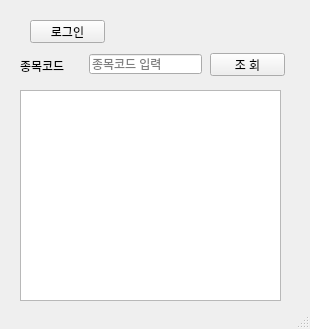
<?xml version="1.0" encoding="UTF-8"?>
<ui version="4.0">
 <class>MainWindow</class>
 <widget class="QMainWindow" name="MainWindow">
  <property name="geometry">
   <rect>
    <x>0</x>
    <y>0</y>
    <width>310</width>
    <height>329</height>
   </rect>
  </property>
  <property name="windowTitle">
   <string>MainWindow</string>
  </property>
  <widget class="QWidget" name="centralwidget">
   <widget class="QPushButton" name="btnLogin">
    <property name="geometry">
     <rect>
      <x>30</x>
      <y>20</y>
      <width>75</width>
      <height>23</height>
     </rect>
    </property>
    <property name="text">
     <string>로그인</string>
    </property>
   </widget>
   <widget class="QLabel" name="labelCode">
    <property name="geometry">
     <rect>
      <x>20</x>
      <y>60</y>
      <width>56</width>
      <height>12</height>
     </rect>
    </property>
    <property name="text">
     <string>종목코드</string>
    </property>
   </widget>
   <widget class="QLineEdit" name="lineEditCode">
    <property name="geometry">
     <rect>
      <x>89</x>
      <y>54</y>
      <width>113</width>
      <height>20</height>
     </rect>
    </property>
    <property name="text">
     <string/>
    </property>
    <property name="placeholderText">
     <string>종목코드 입력</string>
    </property>
   </widget>
   <widget class="QPushButton" name="btnSearch">
    <property name="geometry">
     <rect>
      <x>210</x>
      <y>53</y>
      <width>75</width>
      <height>23</height>
     </rect>
    </property>
    <property name="text">
     <string>조 회</string>
    </property>
   </widget>
   <widget class="QPlainTextEdit" name="pteLog">
    <property name="geometry">
     <rect>
      <x>20</x>
      <y>90</y>
      <width>261</width>
      <height>211</height>
     </rect>
    </property>
   </widget>
  </widget>
  <widget class="QStatusBar" name="statusbar"/>
 </widget>
 <resources/>
 <connections/>
</ui>
